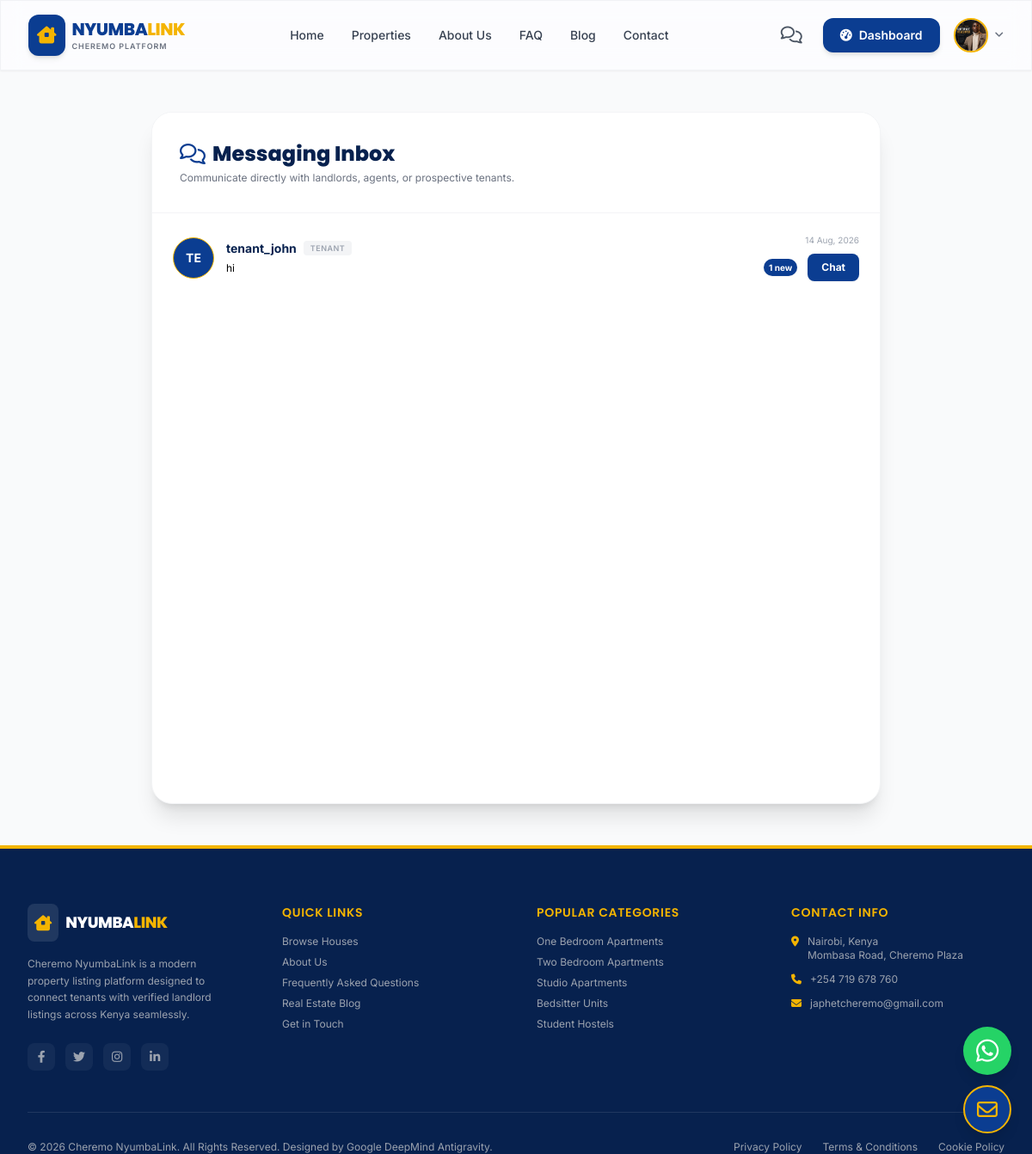
/chat/inbox/ (signed in), run on the app's committed database.
### users/models.py (models this page shows, shortened)
class CustomUser(AbstractUser):
    ROLE_TENANT = 'tenant'
    ROLE_LANDLORD = 'landlord'
    ROLE_AGENT = 'agent'
    ROLE_ADMIN = 'admin'
    ROLE_CHOICES = [
        (ROLE_TENANT, 'Tenant'),
        (ROLE_LANDLORD, 'Landlord'),
        (ROLE_AGENT, 'Property Agent'),
        (ROLE_ADMIN, 'Administrator'),
    ]
    role = models.CharField(max_length=20, choices=ROLE_CHOICES, default=ROLE_TENANT)
    phone = models.CharField(max_length=20, blank=True, null=True)
    profile_picture = models.ImageField(upload_to='profile_pics/', blank=True, null=True)
    bio = models.TextField(blank=True, null=True)
    is_verified = models.BooleanField(default=False)
    verification_document = models.FileField(upload_to='verification_docs/', blank=True, null=True)

### chat/models.py (models this page shows, shortened)
class Message(models.Model):
    sender = models.ForeignKey(settings.AUTH_USER_MODEL, on_delete=models.CASCADE, related_name='sent_messages')
    recipient = models.ForeignKey(settings.AUTH_USER_MODEL, on_delete=models.CASCADE, related_name='received_messages')
    content = models.TextField()
    timestamp = models.DateTimeField(auto_now_add=True)
    is_read = models.BooleanField(default=False)
    class Meta:
        ordering = ['timestamp']

### chat/views.py (the view)
# urls.py: path('inbox/', views.inbox, name='inbox'),
@login_required
def inbox(request):
    all_msgs = Message.objects.filter(
        Q(sender=request.user) | Q(recipient=request.user)
    ).order_by('-timestamp')
    conversations = []
    seen_users = set()
    for msg in all_msgs:
        partner = msg.recipient if msg.sender == request.user else msg.sender
        if partner.id not in seen_users:
            seen_users.add(partner.id)
            unread_count = Message.objects.filter(
                sender=partner,
                recipient=request.user,
                is_read=False
            ).count()
            conversations.append({
                'partner': partner,
                'last_message': msg,
                'unread_count': unread_count
            })
    context = {
        'conversations': conversations
    }
    return render(request, 'chat/inbox.html', context)

### templates/chat/inbox.html (shortened to what this page needs)
{% extends 'base.html' %}
{% block content %}
<section class="py-12 bg-gray-50 flex-grow">
    <div class="max-w-4xl mx-auto px-4 sm:px-6">
        <div class="bg-white rounded-3xl shadow-xl border border-gray-100 overflow-hidden flex flex-col min-h-[60vh]">
            <div class="border-b border-gray-100 p-6 md:p-8 bg-white flex-shrink-0">
                <h1 class="text-xl md:text-2xl font-extrabold text-brandDark font-poppins flex items-center gap-2"><i class="fa-regular fa-comments text-brandBlue"></i> Messaging Inbox</h1>
                <p class="text-xs text-gray-500 mt-1">Communicate directly with landlords, agents, or prospective tenants.</p>
            </div>
            <div class="divide-y divide-gray-50 overflow-y-auto flex-grow">
                {% if conversations %}
                    {% for convo in conversations %}
                    <div class="p-6 flex items-center justify-between gap-4 hover:bg-gray-50 transition">
                        <div class="flex items-center gap-3.5 min-w-0">
                            {% if convo.partner.profile_picture %}
                            <img class="h-12 w-12 rounded-full object-cover border border-brandGold" src="{{ convo.partner.profile_picture.url }}" alt="">
                            {% else %}
                            <div class="h-12 w-12 rounded-full bg-brandBlue text-white flex items-center justify-center font-bold border border-brandGold uppercase text-sm flex-shrink-0">
                                {{ convo.partner.username|slice:":2" }}
                            </div>
                            {% endif %}
                            <div class="flex flex-col min-w-0">
                                <div class="flex items-center gap-2">
                                    <span class="font-bold text-sm text-brandDark truncate">{{ convo.partner.username }}</span>
                                    <span class="text-[9px] uppercase tracking-wider text-gray-400 font-semibold bg-gray-100 px-2 py-0.5 rounded">{{ convo.partner.get_role_display }}</span>
                                </div>
                                <p class="text-xs text-gray-550 truncate mt-1 leading-normal">
                                    {{ convo.last_message.content }}
                                </p>
                            </div>
                        </div>
                        <div class="flex flex-col items-end gap-2 flex-shrink-0">
                            <span class="text-[10px] text-gray-400">{{ convo.last_message.timestamp|date:"d M, Y" }}</span>
                            <div class="flex items-center gap-3">
                                {% if convo.unread_count > 0 %}
                                <span class="h-5 px-1.5 rounded-full bg-brandBlue text-white font-bold text-[10px] flex items-center justify-center shadow-sm">
                                    {{ convo.unread_count }} new
                                </span>
                                {% endif %}
                                <a href="{% url 'chat_thread' convo.partner.id %}" class="px-4 py-2 bg-brandBlue hover:bg-brandDark text-white text-xs font-bold rounded-lg transition shadow-sm">
                                    Chat
                                </a>
                            </div>
                        </div>
                    </div>
                    {% endfor %}
                {% endif %}
            </div>
        </div>
    </div>
</section>
{% endblock %}

### templates/base.html (shortened to what this page needs)
<!DOCTYPE html>
<html lang="en">
<head>
    <link rel="stylesheet" href="https://cdnjs.cloudflare.com/ajax/libs/font-awesome/6.4.0/css/all.min.css">
    <script src="https://cdn.tailwindcss.com"></script>
    {% load static %}
    <link rel="stylesheet" href="{% static 'css/style.css' %}">
</head>
<body class="flex flex-col min-h-screen">
    <header class="sticky top-0 z-40 w-full transition-all duration-300 {% block nav_class %}glassmorphism border-b border-gray-200/50 shadow-sm{% endblock %}">
        <div class="max-w-7xl mx-auto px-4 sm:px-6 lg:px-8">
            <div class="flex items-center justify-between h-20">
                <div class="flex-shrink-0 flex items-center">
                    <a href="{% url 'home' %}" class="flex items-center gap-2">
                        <span class="p-2.5 rounded-xl bg-brandBlue text-white shadow-md flex items-center justify-center">
                            <i class="fa-solid fa-house-chimney-window text-xl text-brandGold"></i>
                        </span>
                        <div class="flex flex-col">
                            <span class="font-extrabold text-xl font-poppins tracking-tight text-brandBlue leading-tight">NYUMBA<span class="text-brandGold">LINK</span></span>
                            <span class="text-[9px] uppercase tracking-widest font-semibold text-gray-500">Cheremo Platform</span>
                        </div>
                    </a>
                </div>
                <nav class="hidden md:flex items-center space-x-8 font-medium text-sm text-gray-700">
                    <a href="{% url 'home' %}" class="hover:text-brandBlue transition">Home</a>
                    <a href="{% url 'property_list' %}" class="hover:text-brandBlue transition">Properties</a>
                    <a href="{% url 'about' %}" class="hover:text-brandBlue transition">About Us</a>
                    <a href="{% url 'faq' %}" class="hover:text-brandBlue transition">FAQ</a>
                    <a href="{% url 'blog_list' %}" class="hover:text-brandBlue transition">Blog</a>
                    <a href="{% url 'contact' %}" class="hover:text-brandBlue transition">Contact</a>
                </nav>
                <div class="hidden md:flex items-center space-x-4">
                    {% if user.is_authenticated %}
                        <a href="{% url 'inbox' %}" class="relative p-2 text-gray-600 hover:text-brandBlue transition rounded-full hover:bg-gray-100 flex items-center justify-center">
                            <i class="fa-regular fa-comments text-xl"></i>
                        </a>
                        <a href="{% url 'dashboard_redirect' %}" class="px-5 py-2.5 rounded-xl bg-brandBlue text-white font-semibold text-sm hover:bg-brandDark transition shadow-md flex items-center gap-2">
                            <i class="fa-solid fa-gauge-high"></i> Dashboard
                        </a>
                        <div class="relative group">
                            <button class="flex items-center gap-2 focus:outline-none">
                                {% if user.profile_picture %}
                                <img class="h-10 w-10 rounded-full object-cover border-2 border-brandGold" src="{{ user.profile_picture.url }}" alt="{{ user.username }}">
                                {% else %}
                                <div class="h-10 w-10 rounded-full bg-brandBlue text-white flex items-center justify-center font-bold border-2 border-brandGold uppercase">
                                    {{ user.username|slice:":2" }}
                                </div>
                                {% endif %}
                                <i class="fa-solid fa-angle-down text-xs text-gray-500"></i>
                            </button>
                        </div>
                    {% endif %}
                </div>
            </div>
        </div>
    </header>
    <main class="flex-grow">
        {% block content %}{% endblock %}
    </main>
    <footer class="bg-brandDark text-white pt-16 pb-8 border-t-4 border-brandGold">
        <div class="max-w-7xl mx-auto px-4 sm:px-6 lg:px-8">
            <div class="grid grid-cols-1 md:grid-cols-4 gap-12 mb-12">
                <div class="flex flex-col gap-4">
                    <div class="flex items-center gap-2">
                        <span class="p-2 rounded-lg bg-white/10 text-brandGold flex items-center justify-center">
                            <i class="fa-solid fa-house-chimney-window text-lg"></i>
                        </span>
                        <span class="font-extrabold text-lg font-poppins tracking-tight text-white leading-tight">NYUMBA<span class="text-brandGold">LINK</span></span>
                    </div>
                    <p class="text-xs text-gray-400 leading-relaxed">
                        Cheremo NyumbaLink is a modern property listing platform designed to connect tenants with verified landlord listings across Kenya seamlessly.
                    </p>
                    <div class="flex items-center gap-3 mt-2">
                        <a href="#" class="h-8 w-8 rounded-lg bg-white/5 hover:bg-brandGold hover:text-brandDark transition flex items-center justify-center text-sm text-gray-400"><i class="fa-brands fa-facebook-f"></i></a>
                        <a href="#" class="h-8 w-8 rounded-lg bg-white/5 hover:bg-brandGold hover:text-brandDark transition flex items-center justify-center text-sm text-gray-400"><i class="fa-brands fa-twitter"></i></a>
                        <a href="#" class="h-8 w-8 rounded-lg bg-white/5 hover:bg-brandGold hover:text-brandDark transition flex items-center justify-center text-sm text-gray-400"><i class="fa-brands fa-instagram"></i></a>
                        <a href="#" class="h-8 w-8 rounded-lg bg-white/5 hover:bg-brandGold hover:text-brandDark transition flex items-center justify-center text-sm text-gray-400"><i class="fa-brands fa-linkedin-in"></i></a>
                    </div>
                </div>
                <div>
                    <h3 class="text-sm font-semibold uppercase tracking-wider text-brandGold mb-4 font-poppins">Quick Links</h3>
                    <ul class="space-y-2 text-xs text-gray-400">
                        <li><a href="{% url 'property_list' %}" class="hover:text-white transition">Browse Houses</a></li>
                        <li><a href="{% url 'about' %}" class="hover:text-white transition">About Us</a></li>
                        <li><a href="{% url 'faq' %}" class="hover:text-white transition">Frequently Asked Questions</a></li>
                        <li><a href="{% url 'blog_list' %}" class="hover:text-white transition">Real Estate Blog</a></li>
                        <li><a href="{% url 'contact' %}" class="hover:text-white transition">Get in Touch</a></li>
                    </ul>
                </div>
                <div>
                    <h3 class="text-sm font-semibold uppercase tracking-wider text-brandGold mb-4 font-poppins">Popular Categories</h3>
                    <ul class="space-y-2 text-xs text-gray-400">
                        <li><a href="{% url 'property_list' %}?category=one_bedroom" class="hover:text-white transition">One Bedroom Apartments</a></li>
                        <li><a href="{% url 'property_list' %}?category=two_bedroom" class="hover:text-white transition">Two Bedroom Apartments</a></li>
                        <li><a href="{% url 'property_list' %}?category=studio" class="hover:text-white transition">Studio Apartments</a></li>
                        <li><a href="{% url 'property_list' %}?category=bedsitter" class="hover:text-white transition">Bedsitter Units</a></li>
                        <li><a href="{% url 'property_list' %}?category=hostel" class="hover:text-white transition">Student Hostels</a></li>
                    </ul>
                </div>
                <div>
                    <h3 class="text-sm font-semibold uppercase tracking-wider text-brandGold mb-4 font-poppins">Contact Info</h3>
                    <ul class="space-y-3 text-xs text-gray-400">
                        <li class="flex items-start gap-2.5">
                            <i class="fa-solid fa-location-dot mt-0.5 text-brandGold"></i>
                            <span>Nairobi, Kenya<br>Mombasa Road, Cheremo Plaza</span>
                        </li>
                        <li class="flex items-center gap-2.5">
                            <i class="fa-solid fa-phone text-brandGold"></i>
                            <a href="tel:+254719678760" class="hover:text-white transition">+254 719 678 760</a>
                        </li>
                        <li class="flex items-center gap-2.5">
                            <i class="fa-solid fa-envelope text-brandGold"></i>
                            <a href="mailto:japhetcheremo@gmail.com" class="hover:text-white transition">japhetcheremo@gmail.com</a>
                        </li>
                    </ul>
                </div>
            </div>
            <div class="border-t border-white/10 pt-8 mt-8 flex flex-col md:flex-row items-center justify-between text-xs text-gray-400 gap-4">
                <div>
                    &copy; 2026 Cheremo NyumbaLink. All Rights Reserved. Designed by Google DeepMind Antigravity.
                </div>
                <div class="flex items-center gap-6">
                    <a href="{% url 'privacy' %}" class="hover:text-white transition">Privacy Policy</a>
                    <a href="{% url 'terms' %}" class="hover:text-white transition">Terms & Conditions</a>
                    <a href="{% url 'cookies' %}" class="hover:text-white transition">Cookie Policy</a>
                </div>
            </div>
        </div>
    </footer>
    <div class="fixed bottom-6 right-6 z-50 flex flex-col gap-3">
        <a href="https://wa.me/254719678760" target="_blank" rel="noopener noreferrer"
           class="h-14 w-14 rounded-full bg-[#25D366] text-white flex items-center justify-center shadow-lg transition-transform hover:scale-110 floating-btn-shadow gold-glow focus:outline-none"
           title="Chat on WhatsApp">
            <i class="fa-brands fa-whatsapp text-3xl"></i>
        </a>
        <a href="mailto:japhetcheremo@gmail.com"
           class="h-14 w-14 rounded-full bg-brandBlue text-white flex items-center justify-center shadow-lg transition-transform hover:scale-110 floating-btn-shadow gold-glow focus:outline-none border-2 border-brandGold"
           title="Send Email">
            <i class="fa-regular fa-envelope text-2xl text-brandGold"></i>
        </a>
    </div>
</body>
</html>

### data on the page
CustomUser: profile_picture (picture)
CustomUser: partner.username "TE", partner.username "tenant_john", partner.role "TENANT", last_message.content "hi", last_message.timestamp "14 Aug, 2026", unread_count "1"
